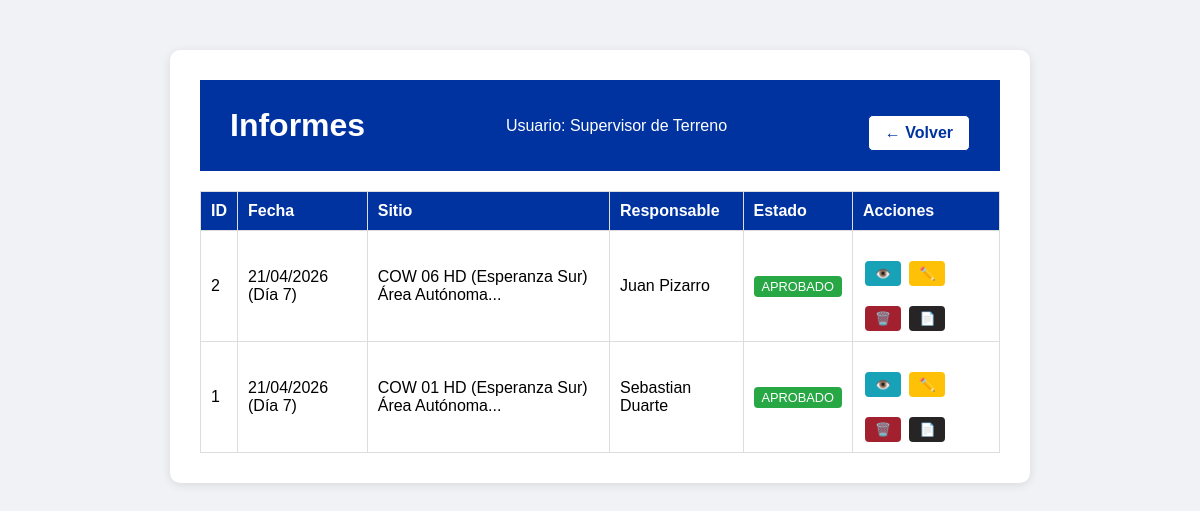
/ver_informes (signed in), run on the app's committed database.
### app.py (models this page shows, shortened)
class Usuario(db.Model):
    id = db.Column(db.Integer, primary_key=True)
    username = db.Column(db.String(20), unique=True, nullable=False)
    password = db.Column(db.String(200), nullable=False)
    nombre = db.Column(db.String(50), nullable=False)
    rol = db.Column(db.String(20), nullable=False)
    email = db.Column(db.String(100), nullable=True)
    fecha_registro = db.Column(db.DateTime, default=datetime.utcnow)

class InspeccionCOW(db.Model):
    id = db.Column(db.Integer, primary_key=True)
    usuario_id = db.Column(db.Integer, db.ForeignKey('usuario.id'), nullable=False)
    sitio_id = db.Column(db.Integer, db.ForeignKey('sitio.id'), nullable=True)
    fecha = db.Column(db.String(20), nullable=False)
    dia_turno = db.Column(db.Integer, nullable=False)
    responsable = db.Column(db.String(50), nullable=False)
    horometro = db.Column(db.Integer, nullable=False)
    hora_inicio = db.Column(db.String(10), nullable=False)
    hora_termino = db.Column(db.String(10), nullable=False)
    horas_funcionamiento = db.Column(db.Integer, nullable=True)
    cantidad_arranques = db.Column(db.Integer, nullable=True)
    nivel_aceite = db.Column(db.String(10), nullable=True)
    nivel_combustible = db.Column(db.String(10), nullable=True)
    nivel_refrigerante = db.Column(db.String(10), nullable=True)
    proxima_mantencion = db.Column(db.Integer, nullable=True)
    estado_ge_principal = db.Column(db.String(10), nullable=True)
    uso_ge_auxiliar = db.Column(db.String(5), nullable=True)
    limpieza_ge_interior = db.Column(db.String(5), nullable=True)
    limpieza_radiador = db.Column(db.String(5), nullable=True)
    sistema_combustible = db.Column(db.String(5), nullable=True)
    arranque_automatico = db.Column(db.String(5), nullable=True)
    limpieza_interior = db.Column(db.String(5), nullable=True)
    limpieza_exterior = db.Column(db.String(5), nullable=True)
    cable_5p_4p = db.Column(db.String(5), nullable=True)
    adaptador_ge_aux = db.Column(db.String(5), nullable=True)
    limpieza_rack_energia = db.Column(db.String(5), nullable=True)
    estado_planta_vertiv = db.Column(db.String(5), nullable=True)
    rectificador_n1 = db.Column(db.String(5), nullable=True)
    rectificador_n2 = db.Column(db.String(5), nullable=True)
    rectificador_n3 = db.Column(db.String(5), nullable=True)
    estado_air_scale = db.Column(db.String(5), nullable=True)
    estado_alarmas = db.Column(db.String(5), nullable=True)
    estado_7250_ixr = db.Column(db.String(5), nullable=True)
    estado_fpfh = db.Column(db.String(5), nullable=True)
    conversor_solar_n1 = db.Column(db.String(5), nullable=True)
    conversor_solar_n2 = db.Column(db.String(5), nullable=True)
    limpieza_rack_baterias = db.Column(db.String(5), nullable=True)
    estado_baterias = db.Column(db.String(5), nullable=True)
    estado_inversor = db.Column(db.String(5), nullable=True)
    estado_ventiladores = db.Column(db.String(5), nullable=True)
    limpieza_rack_telecom = db.Column(db.String(5), nullable=True)
    limpieza_paneles = db.Column(db.String(5), nullable=True)
    estructura_paneles = db.Column(db.String(5), nullable=True)
    cantidad_cunas = db.Column(db.String(10), nullable=True)
    checkpoints = db.Column(db.String(5), nullable=True)
    presion_neumaticos = db.Column(db.String(5), nullable=True)
    estado_torre = db.Column(db.String(5), nullable=True)
    estado_piolas_viento = db.Column(db.String(5), nullable=True)
    nivelacion_carro = db.Column(db.String(5), nullable=True)
    gatas_posicionamiento = db.Column(db.String(5), nullable=True)
    manivelas_izaje = db.Column(db.String(5), nullable=True)
    observaciones_ge = db.Column(db.Text, nullable=True)
    observaciones_rack = db.Column(db.Text, nullable=True)
    observaciones_estructuras = db.Column(db.Text, nullable=True)
    foto_1 = db.Column(db.String(200), nullable=True)
    foto_2 = db.Column(db.String(200), nullable=True)
    foto_3 = db.Column(db.String(200), nullable=True)
    foto_rack_1 = db.Column(db.String(200), nullable=True)
    foto_rack_2 = db.Column(db.String(200), nullable=True)
    foto_rack_3 = db.Column(db.String(200), nullable=True)
    foto_estructuras_1 = db.Column(db.String(200), nullable=True)
    foto_estructuras_2 = db.Column(db.String(200), nullable=True)
    foto_estructuras_3 = db.Column(db.String(200), nullable=True)
    foto_levantamiento_1 = db.Column(db.String(200), nullable=True)
    foto_levantamiento_2 = db.Column(db.String(200), nullable=True)
    foto_levantamiento_3 = db.Column(db.String(200), nullable=True)
    foto_levantamiento_4 = db.Column(db.String(200), nullable=True)
    foto_levantamiento_5 = db.Column(db.String(200), nullable=True)
    foto_levantamiento_6 = db.Column(db.String(200), nullable=True)
    foto_levantamiento_7 = db.Column(db.String(200), nullable=True)
    foto_levantamiento_8 = db.Column(db.String(200), nullable=True)
    foto_levantamiento_9 = db.Column(db.String(200), nullable=True)
    foto_levantamiento_10 = db.Column(db.String(200), nullable=True)
    foto_levantamiento_11 = db.Column(db.String(200), nullable=True)
    foto_levantamiento_12 = db.Column(db.String(200), nullable=True)
    foto_levantamiento_13 = db.Column(db.String(200), nullable=True)
    foto_levantamiento_14 = db.Column(db.String(200), nullable=True)
    foto_levantamiento_15 = db.Column(db.String(200), nullable=True)
    foto_levantamiento_16 = db.Column(db.String(200), nullable=True)
    foto_levantamiento_17 = db.Column(db.String(200), nullable=True)
    foto_levantamiento_18 = db.Column(db.String(200), nullable=True)
    foto_levantamiento_19 = db.Column(db.String(200), nullable=True)
    foto_levantamiento_20 = db.Column(db.String(200), nullable=True)
    foto_levantamiento_21 = db.Column(db.String(200), nullable=True)
    foto_levantamiento_22 = db.Column(db.String(200), nullable=True)
    foto_levantamiento_23 = db.Column(db.String(200), nullable=True)
    foto_levantamiento_24 = db.Column(db.String(200), nullable=True)
    foto_levantamiento_25 = db.Column(db.String(200), nullable=True)
    foto_levantamiento_26 = db.Column(db.String(200), nullable=True)
    foto_levantamiento_27 = db.Column(db.String(200), nullable=True)
    foto_levantamiento_28 = db.Column(db.String(200), nullable=True)
    foto_levantamiento_29 = db.Column(db.String(200), nullable=True)
    foto_levantamiento_30 = db.Column(db.String(200), nullable=True)
    foto_levantamiento_31 = db.Column(db.String(200), nullable=True)
    foto_levantamiento_32 = db.Column(db.String(200), nullable=True)
    foto_levantamiento_33 = db.Column(db.String(200), nullable=True)
    foto_mejora_1 = db.Column(db.String(200), nullable=True)
    descripcion_mejora_1 = db.Column(db.String(500), nullable=True)
    foto_mejora_2 = db.Column(db.String(200), nullable=True)
    descripcion_mejora_2 = db.Column(db.String(500), nullable=True)
    foto_mejora_3 = db.Column(db.String(200), nullable=True)
    descripcion_mejora_3 = db.Column(db.String(500), nullable=True)
    foto_mejora_4 = db.Column(db.String(200), nullable=True)
    descripcion_mejora_4 = db.Column(db.String(500), nullable=True)
    motivo_rechazo = db.Column(db.String(500), nullable=True)
    estado = db.Column(db.String(20), default='pendiente')  # pendiente, aprobado, rechazado
    fecha_registro = db.Column(db.DateTime, default=datetime.utcnow)
    usuario = db.relationship('Usuario', backref='inspecciones_cow')

class Sitio(db.Model):
    id = db.Column(db.Integer, primary_key=True)
    nombre_sitio = db.Column(db.String(150), unique=True, nullable=False)
    area = db.Column(db.String(50), nullable=True)  # Ej: "Área Autónoma", "Área Convencional", "Fuera Área Mina"
    tipo = db.Column(db.String(20), nullable=True)  # Ej: "HD", "LIGHT", "FAST SITE"
    ubicacion = db.Column(db.String(100), nullable=True)  # Ej: "Esperanza Sur", "OXE Encuentro"
    activo = db.Column(db.Boolean, default=True)
    inspecciones = db.relationship('InspeccionCOW', backref='sitio_ref', lazy=True)

### app.py (the view)
@app.route('/ver_informes')
def ver_informes():
    if 'username' not in session:
        return redirect(url_for('login'))
    usuario_actual = Usuario.query.filter_by(username=session['username']).first()
    if usuario_actual.rol == 'supervisor':
        inspecciones = InspeccionCOW.query.order_by(InspeccionCOW.fecha_registro.desc()).all()
    else:
        inspecciones = InspeccionCOW.query.filter_by(usuario_id=usuario_actual.id).order_by(InspeccionCOW.fecha_registro.desc()).all()
    return render_template('ver_informes.html', usuario=session['nombre'], rol=session['rol'], inspecciones=inspecciones)

### templates/ver_informes.html (shortened to what this page needs)
<!DOCTYPE html>
<html lang="es">
<head>
    <link rel="stylesheet" href="{{ url_for('static', filename='style.css') }}">
</head>
<body>
    <div class="container">
        <div class="header">
            <h1>Informes</h1>
            <p>Usuario: {{ usuario }}</p>
            <a href="{{ url_for('menu') }}" class="volver-btn">← Volver</a>
        </div>
        {% if inspecciones %}
            <table class="tabla-informes">
                <thead>
                    <tr>
                        <th>ID</th>
                        <th>Fecha</th>
                        <th>Sitio</th>
                        <th>Responsable</th>
                        <th>Estado</th>
                        <th>Acciones</th>
                    </tr>
                </thead>
                <tbody>
                    {% for ins in inspecciones %}
                    <tr>
                        <td>{{ ins.id }}</td>
                        <td>{{ ins.fecha }} (Día {{ ins.dia_turno }})</td>
                        <td>{{ ins.sitio_ref.nombre_sitio[:50] if ins.sitio_ref else 'N/A' }}...</td>
                        <td>{{ ins.responsable }}</td>
                        <td>
                            <span class="estado {{ ins.estado }}">
                                {{ ins.estado|upper }}
                            </span>
                        </td>
                        <td>
            <a href="{{ url_for('ver_informe', id=ins.id) }}" class="btn-ver">👁️</a>
            <a href="{{ url_for('editar_informe', id=ins.id) }}" class="btn-editar">✏️</a>
            <a href="{{ url_for('borrar_informe', id=ins.id) }}" class="btn-borrar" onclick="return confirm('¿Eliminar este informe?')">🗑️</a>
            {% if ins.estado == 'aprobado' %}
            <a href="{{ url_for('generar_pdf', id=ins.id) }}" class="btn-pdf" target="_blank">📄</a>
            {% endif %}
                        </td>
                    </tr>
                    {% endfor %}
                </tbody>
            </table>
        {% else %}
            <p>No hay informes registrados.</p>
        {% endif %}
    </div>
</body>
</html>

### static/style.css (style rules this page uses)
body { font-family: Arial, sans-serif; background-color: #f0f2f5; margin: 0; padding: 0; }
.container { max-width: 800px; margin: 50px auto; background-color: white; padding: 30px; border-radius: 10px; box-shadow: 0 2px 10px rgba(0,0,0,0.1); text-align: center; }
.container h1 { color: #0033a0; }
.container a { display: inline-block; margin-top: 20px; color: #0033a0; text-decoration: none; }
.header { background-color: #0033a0; color: white; padding: 20px 30px; display: flex; justify-content: space-between; align-items: center; }
.header h1 { margin: 0; color: white; }
.header p { margin: 0; }
.header .volver-btn { display: inline-block; margin-top: 15px; padding: 8px 16px; background-color: white; color: #0033a0 !important; text-decoration: none; border-radius: 5px; font-weight: bold; border: 1px solid #0033a0; }
.tabla-informes { width: 100%; border-collapse: collapse; margin-top: 20px; }
.tabla-informes th, .tabla-informes td { border: 1px solid #ddd; padding: 10px; text-align: left; }
.tabla-informes th { background-color: #0033a0; color: white; }
.estado { padding: 3px 8px; border-radius: 4px; font-size: 0.8em; }
.estado.aprobado { background-color: #28a745; color: white; }
.btn-ver, .btn-aprobar, .btn-rechazar { padding: 5px 10px; border-radius: 4px; text-decoration: none; font-size: 0.8em; margin: 0 2px; }
.btn-ver { background-color: #17a2b8; color: white; }
.btn-editar { background-color: #ffc107; color: #333; padding: 5px 10px; border-radius: 4px; text-decoration: none; font-size: 0.8em; margin: 0 2px; }
.btn-borrar { background-color: #a3212e; color: white; padding: 5px 10px; border-radius: 4px; text-decoration: none; font-size: 0.8em; margin: 0 2px; }
.btn-pdf { background-color: #272425; color: white; padding: 5px 10px; border-radius: 4px; text-decoration: none; font-size: 0.8em; margin: 0 2px; }

### data on the page
Usuario: nombre "Supervisor de Terreno"
InspeccionCOW: id "2", fecha "21/04/2026", dia_turno "7", sitio_ref "COW 06 HD (Esperanza Sur) Área Autónoma", responsable "Juan Pizarro", estado "APROBADO"
InspeccionCOW: id "1", fecha "21/04/2026", dia_turno "7", sitio_ref "COW 01 HD (Esperanza Sur) Área Autónoma", responsable "Sebastian Duarte", estado "APROBADO"
